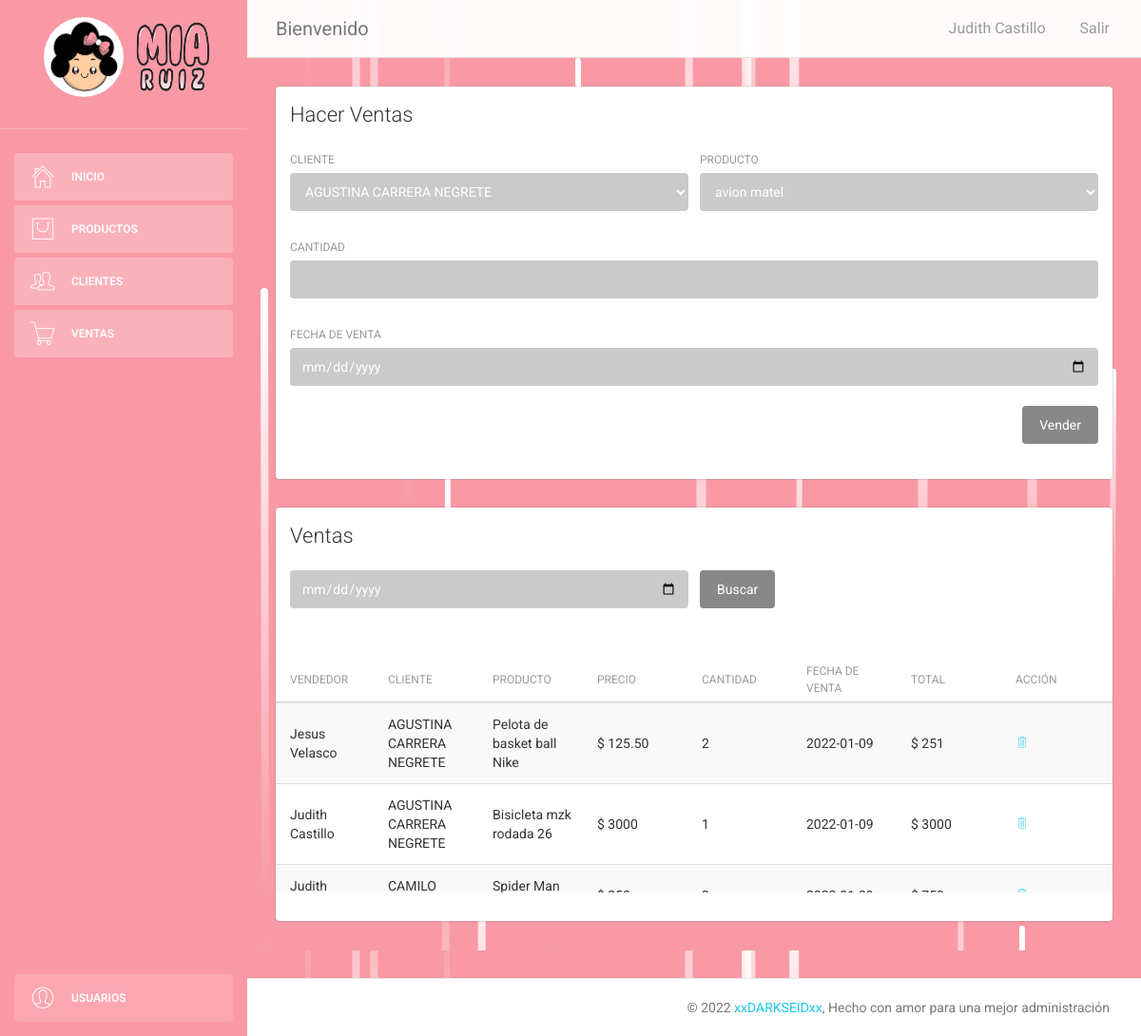
Screenshot of /body-admin/ventas.php (signed in) with the database file from the repository.
### tables this page shows
CREATE TABLE `ventas` (
  `id_venta` int(11) NOT NULL,
  `fk_cliente` int(11) NOT NULL,
  `fk_producto` int(11) NOT NULL,
  `cantidadV` int(50) NOT NULL,
  `fechaVenta` varchar(50) NOT NULL,
  `precioV` varchar(50) NOT NULL,
  `fk_vendio` int(11) NOT NULL
);

CREATE TABLE `user` (
  `id_user` int(11) NOT NULL,
  `usuario` varchar(50) NOT NULL,
  `pwd` varchar(50) NOT NULL,
  `tipo` int(11) NOT NULL
);

CREATE TABLE `clientes` (
  `id_cliente` int(11) NOT NULL,
  `nombreC` varchar(100) NOT NULL,
  `direccionC` varchar(100) NOT NULL,
  `telefonoC` varchar(50) NOT NULL,
  `fechaModC` varchar(50) NOT NULL
);

CREATE TABLE `productos` (
  `id_producto` int(11) NOT NULL,
  `nombreP` varchar(50) NOT NULL,
  `precioP` varchar(50) NOT NULL,
  `descriP` varchar(100) NOT NULL,
  `fotoP` varchar(100) NOT NULL,
  `fechaMod` varchar(50) NOT NULL
);

### body-admin/ventas.php (the view, shortened to what this page needs)
<?php
  if($_SESSION["logueado"] == TRUE) {
?>
<!doctype html>
<html lang="en">
<head>
    <link href="assets/css/bootstrap.min.css" rel="stylesheet" />
    <link href="assets/css/animate.min.css" rel="stylesheet"/>
    <link href="assets/css/light-bootstrap-dashboard.css?v=1.4.0" rel="stylesheet"/>
    <link href="assets/css/demo.css" rel="stylesheet" />
    <link href="http://maxcdn.bootstrapcdn.com/font-awesome/4.2.0/css/font-awesome.min.css" rel="stylesheet">
    <link href="assets/css/pe-icon-7-stroke.css" rel="stylesheet" />
    <link rel="stylesheet" href="../css/estilos.css">
</head>
<body>
<div class="wrapper">
    <?php require("menuVertical.php");?>
    <div class="main-panel">
        <?php require("menuHorizontal.php");?>
        <div class="content">
            <div class="container-fluid">
                <div class="row">
                    <div class="col-md-12">
                        <div class="card">
                            <div class="header">
                                <h4 class="title">Hacer Ventas</h4>
                            </div>
                            <div class="content">
                                <form action="../body-php/controlador/addVentas.php" method="post">
                                    <div class="row">
                                        <div class="col-md-6">
                                            <div class="form-group">
                                                <label>Cliente</label>
                                                <select name="clienteV" class="form-control">
                                                <?php
                                                    require("../body-php/controlador/bd.php");
                                                    $consulta = "SELECT * FROM clientes ORDER BY nombreC ASC";
                                                    $resultado=$conexion->query($consulta);
                                                    while($fila = $resultado->fetch_array()){
                                                            echo "<option value='".$fila['id_cliente']."'>".$fila['nombreC']."</option>";
                                                    }
                                                ?>
                                                </select>
                                            </div>
                                        </div>
                                        <div class="col-md-6">
                                            <div class="form-group">
                                                <label>Producto</label>
                                                <select name="productoV" class="form-control">
                                                <?php
                                                    require("../body-php/controlador/bd.php");
                                                    $consulta = "SELECT * FROM productos ORDER BY nombreP ASC";
                                                    $resultado=$conexion->query($consulta);
                                                    while($fila = $resultado->fetch_array()){
                                                            echo "<option value='".$fila['id_producto']."'>".$fila['nombreP']." ".$fila['descriP']."</option>";
                                                    }
                                                ?>
                                                </select>
                                            </div>
                                        </div>
                                    </div>
                                    <div class="row">
                                        <div class="col-md-12">
                                            <div class="form-group">
                                                <label>Cantidad</label>
                                                <input type="number" name="cantidadV" class="form-control" required>
                                            </div>
                                        </div>
                                    </div>
                                    <div class="row">
                                        <div class="col-md-12">
                                            <div class="form-group">
                                                <label>Fecha de Venta</label>
                                                <input type="date" name="fechaV" class="form-control" required>
                                            </div>
                                        </div>
                                    </div>
                                    <button type="submit" name="enviar" class="btn btn-secondary btn-fill pull-right">Vender</button>
                                    <div class="clearfix"></div>
                                    <div class="row">
                                        <div class="col-md-12">
                                        </div>
                                    </div>
                                </form>
                            </div>
                        </div>
                    </div>
                    <div class="col-md-12">
                        <div class="card">
                            <div class="header">
                                <h4 class="title">Ventas</h4>
                            </div>
                            <div class="content">
                            <div class="row">
                            <form  method='GET'>
                                <div class="col-md-6">
                                    <div class="form-group">
                                        <input type="date" name="buscador" class="form-control" placeholder="Introduce aquí una fecha para buscar">
                                    </div>
                                </div>
                                <div class="col-md-6">
                                    <div class="form-group">
                                        <button type="submit" class="btn btn-secondary btn-fill pull-left">Buscar</button>
                                    </div>
                                </div>
                            </form>
                            </div>
                            </div>
                            <div class="content table-full-width">
                                <table class="table table-hover table-striped">
                                    <thead>
                                    <?php
                                    if($_SESSION["tipo1"]==1){
                                        echo "<th>Vendedor</th>";
                                    }
                                    ?>
                                    	<th>Cliente</th>
                                    	<th>Producto</th>
                                    	<th>Precio</th>
                                    	<th>Cantidad</th>
                                        <th>Fecha de venta</th>
                                        <th>Total</th>
                                        <?php
                                            if($_SESSION["tipo1"]==1){
                                                echo "<th>Acción</th>";
                                            }
                                        ?>
                                    </thead>
                                    <tbody>
                                    <?php
                                    $id_vendio = $_SESSION["idemail"];
                                    require("../body-php/controlador/bd.php");
                                    $auxBuscador="[0-9]";
                                    if($_SESSION["tipo1"]==0){
                                        $consulta = "SELECT v.id_venta,c.nombreC,p.nombreP,p.descriP,v.cantidadV,v.fechaVenta,v.precioV from ventas v
                                                    INNER JOIN clientes c
                                                        on v.fk_cliente=c.id_cliente
                                                    INNER JOIN productos p
                                                        on v.fk_producto=p.id_producto
                                                    WHERE v.fk_vendio = $id_vendio AND
                                                        v.fechaVenta REGEXP '$auxBuscador'
                                                    ORDER BY fechaVenta ASC";
                                    }else if($_SESSION["tipo1"]==1) {
                                        $consulta = "SELECT u.id_user,u.usuario,v.id_venta,c.nombreC,p.nombreP,p.descriP,v.cantidadV,v.fechaVenta,v.precioV from ventas v
                                        INNER JOIN clientes c
                                            on v.fk_cliente=c.id_cliente
                                        INNER JOIN productos p
                                            on v.fk_producto=p.id_producto
                                        INNER JOIN user u
                                            on v.fk_vendio=u.id_user
                                        WHERE
                                            v.fechaVenta REGEXP '$auxBuscador'
                                        ORDER BY fechaVenta ASC";
                                    }
                                    $resultado=$conexion->query($consulta);
                                    while($fila = $resultado->fetch_array()){
                                        echo "<tr>";
                                        if($_SESSION["tipo1"]==1){
                                            echo "<td>".$fila['usuario']."</td>";
                                        }
                                        echo "<td>".$fila['nombreC']."</td>";
                                        echo "<td>".$fila['nombreP']." ".$fila['descriP']."</td>";
                                        echo "<td>$ ".$fila['precioV']."</td>";
                                        echo "<td>".$fila['cantidadV']."</td>";
                                        echo "<td>".$fila['fechaVenta']."</td>";
                                        $total=$fila['precioV'] * $fila['cantidadV'];
                                        echo "<td>$ ".$total."</td>";
                                        if($_SESSION["tipo1"]==1){
                                        echo "<td>";
                                        echo"<a href='../body-php/controlador/deleteV.php?id_venta=".$fila['id_venta']."' onclick='return eliminarV()'>
                                                    <i class='pe-7s-trash'></i>
                                                </a>
                                            </td>";
                                        }
                                       echo "</tr>";
                                    }
                                    ?>
                                    </tbody>
                                </table>
                            </div>
                        </div>
                    </div>
                </div>
            </div>
        </div>
        <?php require("pie.php"); ?>
    </div>
</div>
</body>
</html>
<?php
}
?>

### css/estilos.css (style rules this page uses)
body { background-image: url(../img/fondo.svg); }
.form-control { background: rgba(80, 80, 80, 0.3); border-style: none; transition: 0.5s ease-in; outline: none; box-shadow: none; color: rgb(255, 255, 255); }
.form-control::placeholder { color: white; }
tbody { display: block; height: 200px; overflow-y: scroll; overflow-x: scroll; }
thead, tbody tr { display: table; width: 100%; table-layout: fixed; }

### rows the page displays
ventas: fk_vendio.usuario "Jesus Velasco", fk_cliente.nombreC "AGUSTINA CARRERA NEGRETE", fk_producto.nombreP "Pelota de basket ball", fk_producto.descriP "Nike", precioV "125.50", cantidadV "2", fechaVenta "2022-01-09", total "251"
ventas: fk_vendio.usuario "Judith Castillo", fk_cliente.nombreC "AGUSTINA CARRERA NEGRETE", fk_producto.nombreP "Bisicleta", fk_producto.descriP "mzk rodada 26", precioV "3000", cantidadV "1", fechaVenta "2022-01-09"
ventas: fk_vendio.usuario "Judith…", fk_cliente.nombreC "CAMILO…", fk_producto.nombreP "Spider Man"

### other values shown
$_SESSION["usr"] "Judith Castillo"
form field clienteV "AGUSTINA CARRERA NEGRETE"
form field productoV "avion matel"
